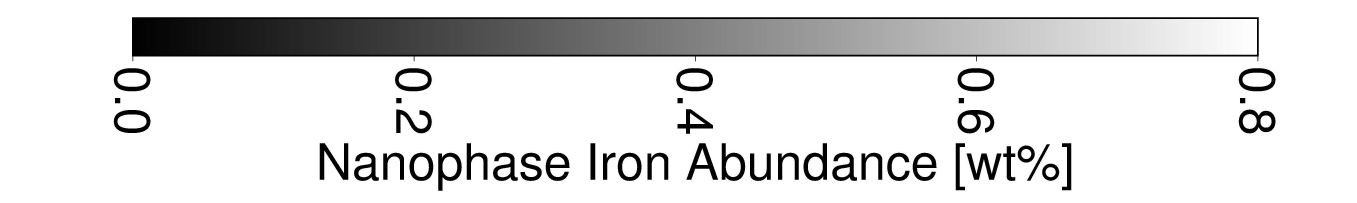
#> input picture demo_2/colorbar.jpg, 5428 x 811 px, found by its file name (shown at 1/4 size)
$ python test_2_demo2.py
#> lines starting #> are read from the running program, lines starting #| are printed output that depends on the picture
### Get_Data_from_Coloarmap.py
import cv2
import numpy as np
import cupy as cp
import matplotlib.pyplot as plt
from matplotlib.colors import ListedColormap
from matplotlib.colors import BoundaryNorm

# 数据匹配         map       colorbar    color最小值      color最大值
# [21 lines left out: functions data_matching_cupy, data_matching, not called in this run]

# 获取colorbar      路径        左下            右上           左侧最小值           右侧最大值
def get_colorbar(barname, box_leftdown_cb, box_rightup_cb, box_left_real_cb, box_right_real_cb, show=False):
#> called with barname = './demo_2/colorbar.jpg', box_left_real_cb = 0, box_right_real_cb = 0.8, show = True
    coloarbar_img = cv2.imread(barname)
#> coloarbar_img is the input picture: shape (811, 5428, 3); min 0, max 255, mean 221.6
    coloarbar_img = cv2.cvtColor(coloarbar_img, cv2.COLOR_BGR2RGB)
    box_cb = coloarbar_img[box_rightup_cb[1]:box_leftdown_cb[1], box_leftdown_cb[0]:box_rightup_cb[0], :]
    box_cb = box_cb.astype(np.float32)
    box_cb = np.mean(box_cb, axis=0)
    if show:
        print(box_cb.shape)
#| (4492, 3)
        box_cb_show = np.array([box_cb/255])
        plt.imshow(box_cb_show, extent = [box_left_real_cb, box_right_real_cb, 0, 1], aspect='auto')
        plt.show()
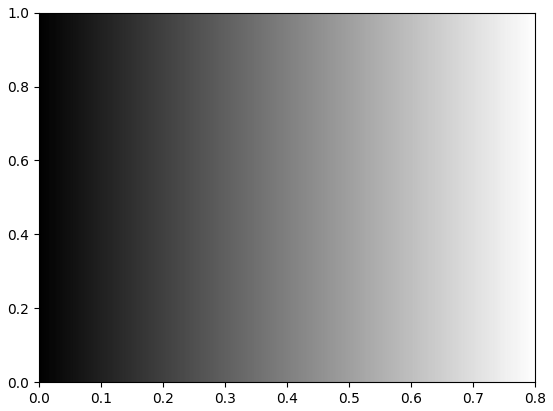
#> figure drawn by matplotlib, 1 panel
    return box_cb

# 获取colormap      路径        左下            右上           左下值           右上值
# [9 lines left out: function get_colormap, not called in this run]

def cut_data(data_mat, block=20):
    split_arr_2d = np.array_split(data_mat, block, axis=1)
    return split_arr_2d

# [59 lines left out: functions data_matching_block_cupy, data_matching_block, display_get_data, find_data, not called in this run]

### demo_2/test_2_demo2.py
from Get_Data_from_Coloarmap import *

if __name__ == "__main__":

    # 读取coloarbar
    box_leftdown_cb = [533, 217]        # x,y
    box_left_real_cb = 0.0
    box_rightup_cb = [5025, 78]       # x,y
    box_right_real_cb = 0.8
    box_cb = get_colorbar("./demo_2/colorbar.jpg", box_leftdown_cb, box_rightup_cb, box_left_real_cb, box_right_real_cb, True)

    # 读取保存数据
#> (the run stopped early here; a loop or call above may not have finished)
